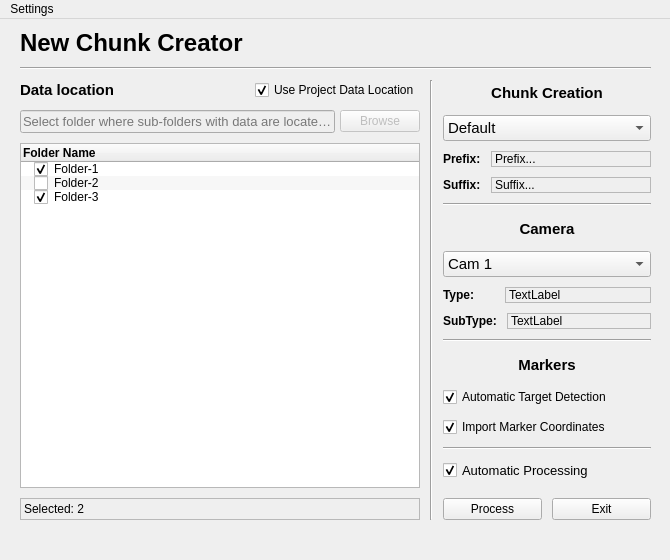
<?xml version="1.0" encoding="UTF-8"?>
<ui version="4.0" connectslotsbyname="false">
 <class>MainWindow</class>
 <widget class="QMainWindow" name="MainWindow">
  <property name="geometry">
   <rect>
    <x>0</x>
    <y>0</y>
    <width>670</width>
    <height>560</height>
   </rect>
  </property>
  <property name="sizePolicy">
   <sizepolicy hsizetype="Fixed" vsizetype="Fixed">
    <horstretch>0</horstretch>
    <verstretch>0</verstretch>
   </sizepolicy>
  </property>
  <property name="minimumSize">
   <size>
    <width>670</width>
    <height>560</height>
   </size>
  </property>
  <property name="maximumSize">
   <size>
    <width>670</width>
    <height>560</height>
   </size>
  </property>
  <property name="font">
   <font>
    <family>Segoe UI</family>
    <pointsize>9</pointsize>
   </font>
  </property>
  <property name="windowTitle">
   <string>Create New Chunk</string>
  </property>
  <property name="windowIcon">
   <iconset resource="../qtresources.qrc">
    <normaloff>:/icons/AutoFTG-appicon.png</normaloff>:/icons/AutoFTG-appicon.png</iconset>
  </property>
  <property name="toolButtonStyle">
   <enum>Qt::ToolButtonTextBesideIcon</enum>
  </property>
  <property name="tabShape">
   <enum>QTabWidget::Triangular</enum>
  </property>
  <widget class="QWidget" name="centralwidget">
   <widget class="QWidget" name="verticalLayoutWidget">
    <property name="geometry">
     <rect>
      <x>10</x>
      <y>0</y>
      <width>651</width>
      <height>511</height>
     </rect>
    </property>
    <layout class="QVBoxLayout" name="verticalLayout_2">
     <item>
      <widget class="QLabel" name="label_3">
       <property name="sizePolicy">
        <sizepolicy hsizetype="Preferred" vsizetype="Maximum">
         <horstretch>0</horstretch>
         <verstretch>0</verstretch>
        </sizepolicy>
       </property>
       <property name="font">
        <font>
         <family>Segoe UI</family>
         <pointsize>18</pointsize>
         <weight>75</weight>
         <bold>true</bold>
        </font>
       </property>
       <property name="text">
        <string>New Chunk Creator</string>
       </property>
      </widget>
     </item>
     <item>
      <widget class="Line" name="line_4">
       <property name="orientation">
        <enum>Qt::Horizontal</enum>
       </property>
      </widget>
     </item>
     <item>
      <layout class="QGridLayout" name="gridLayout">
       <item row="0" column="0">
        <layout class="QHBoxLayout" name="horizontalLayout_2">
         <item>
          <widget class="QLabel" name="label_2">
           <property name="sizePolicy">
            <sizepolicy hsizetype="Preferred" vsizetype="Maximum">
             <horstretch>0</horstretch>
             <verstretch>0</verstretch>
            </sizepolicy>
           </property>
           <property name="font">
            <font>
             <family>Segoe UI</family>
             <pointsize>11</pointsize>
             <weight>75</weight>
             <bold>true</bold>
            </font>
           </property>
           <property name="text">
            <string>Data location</string>
           </property>
          </widget>
         </item>
         <item>
          <widget class="QCheckBox" name="checkBox_4">
           <property name="sizePolicy">
            <sizepolicy hsizetype="Maximum" vsizetype="Fixed">
             <horstretch>0</horstretch>
             <verstretch>0</verstretch>
            </sizepolicy>
           </property>
           <property name="statusTip">
            <string>Disable to set custom location for data. Enable to use project default data location settings.</string>
           </property>
           <property name="text">
            <string>Use Project Data Location</string>
           </property>
           <property name="icon">
            <iconset resource="../qtresources.qrc">
             <normaloff>:/icons/icons8-copy-to-folder-50.png</normaloff>:/icons/icons8-copy-to-folder-50.png</iconset>
           </property>
           <property name="iconSize">
            <size>
             <width>20</width>
             <height>20</height>
            </size>
           </property>
           <property name="checked">
            <bool>true</bool>
           </property>
          </widget>
         </item>
        </layout>
       </item>
       <item row="0" column="2" rowspan="3">
        <layout class="QGridLayout" name="gridLayout_3">
         <item row="3" column="0">
          <layout class="QHBoxLayout" name="horizontalLayout_3">
           <item>
            <widget class="QLabel" name="label_10">
             <property name="sizePolicy">
              <sizepolicy hsizetype="Maximum" vsizetype="Maximum">
               <horstretch>0</horstretch>
               <verstretch>0</verstretch>
              </sizepolicy>
             </property>
             <property name="font">
              <font>
               <family>Segoe UI</family>
               <pointsize>9</pointsize>
               <weight>75</weight>
               <bold>true</bold>
              </font>
             </property>
             <property name="text">
              <string>Suffix:</string>
             </property>
            </widget>
           </item>
           <item>
            <widget class="QLabel" name="label_7">
             <property name="sizePolicy">
              <sizepolicy hsizetype="Preferred" vsizetype="Maximum">
               <horstretch>0</horstretch>
               <verstretch>0</verstretch>
              </sizepolicy>
             </property>
             <property name="frameShape">
              <enum>QFrame::StyledPanel</enum>
             </property>
             <property name="text">
              <string>Suffix...</string>
             </property>
             <property name="buddy">
              <cstring>cbChunkSettings</cstring>
             </property>
            </widget>
           </item>
          </layout>
         </item>
         <item row="7" column="0">
          <layout class="QHBoxLayout" name="horizontalLayout_6">
           <item>
            <widget class="QLabel" name="label_9">
             <property name="sizePolicy">
              <sizepolicy hsizetype="Maximum" vsizetype="Maximum">
               <horstretch>0</horstretch>
               <verstretch>0</verstretch>
              </sizepolicy>
             </property>
             <property name="font">
              <font>
               <family>Segoe UI</family>
               <pointsize>9</pointsize>
               <weight>75</weight>
               <bold>true</bold>
              </font>
             </property>
             <property name="frameShape">
              <enum>QFrame::NoFrame</enum>
             </property>
             <property name="text">
              <string>Type:      </string>
             </property>
            </widget>
           </item>
           <item>
            <widget class="QLabel" name="label_12">
             <property name="sizePolicy">
              <sizepolicy hsizetype="Preferred" vsizetype="Maximum">
               <horstretch>0</horstretch>
               <verstretch>0</verstretch>
              </sizepolicy>
             </property>
             <property name="frameShape">
              <enum>QFrame::StyledPanel</enum>
             </property>
             <property name="text">
              <string>TextLabel</string>
             </property>
            </widget>
           </item>
          </layout>
         </item>
         <item row="2" column="0">
          <layout class="QHBoxLayout" name="horizontalLayout_5">
           <item>
            <widget class="QLabel" name="label_11">
             <property name="sizePolicy">
              <sizepolicy hsizetype="Maximum" vsizetype="Maximum">
               <horstretch>0</horstretch>
               <verstretch>0</verstretch>
              </sizepolicy>
             </property>
             <property name="font">
              <font>
               <family>Segoe UI</family>
               <pointsize>9</pointsize>
               <weight>75</weight>
               <bold>true</bold>
              </font>
             </property>
             <property name="text">
              <string>Prefix:</string>
             </property>
            </widget>
           </item>
           <item>
            <widget class="QLabel" name="label_6">
             <property name="sizePolicy">
              <sizepolicy hsizetype="Preferred" vsizetype="Maximum">
               <horstretch>0</horstretch>
               <verstretch>0</verstretch>
              </sizepolicy>
             </property>
             <property name="frameShape">
              <enum>QFrame::StyledPanel</enum>
             </property>
             <property name="text">
              <string>Prefix...</string>
             </property>
             <property name="buddy">
              <cstring>cbChunkSettings</cstring>
             </property>
            </widget>
           </item>
          </layout>
         </item>
         <item row="6" column="0">
          <widget class="QComboBox" name="comboBox_2">
           <property name="sizePolicy">
            <sizepolicy hsizetype="Preferred" vsizetype="Maximum">
             <horstretch>0</horstretch>
             <verstretch>0</verstretch>
            </sizepolicy>
           </property>
           <property name="font">
            <font>
             <family>Segoe UI</family>
             <pointsize>11</pointsize>
            </font>
           </property>
           <property name="cursor">
            <cursorShape>PointingHandCursor</cursorShape>
           </property>
           <property name="statusTip">
            <string>Choose camera settings to be applied when creating new chunk...</string>
           </property>
           <property name="iconSize">
            <size>
             <width>20</width>
             <height>20</height>
            </size>
           </property>
           <item>
            <property name="text">
             <string notr="true">Cam 1</string>
            </property>
            <property name="icon">
             <iconset resource="../qtresources.qrc">
              <normaloff>:/icons/icons8-full-page-view-50.png</normaloff>:/icons/icons8-full-page-view-50.png</iconset>
            </property>
           </item>
           <item>
            <property name="text">
             <string notr="true">Cam 2</string>
            </property>
            <property name="icon">
             <iconset resource="../qtresources.qrc">
              <normaloff>:/icons/icons8-video-wall-50.png</normaloff>:/icons/icons8-video-wall-50.png</iconset>
            </property>
           </item>
           <item>
            <property name="text">
             <string notr="true">Cam 3</string>
            </property>
            <property name="icon">
             <iconset resource="../qtresources.qrc">
              <normaloff>:/icons/icons8-live-photos-96.png</normaloff>:/icons/icons8-live-photos-96.png</iconset>
            </property>
           </item>
           <item>
            <property name="text">
             <string notr="true">Cam 4</string>
            </property>
            <property name="icon">
             <iconset resource="../qtresources.qrc">
              <normaloff>:/icons/icons8-aperture-50.png</normaloff>:/icons/icons8-aperture-50.png</iconset>
            </property>
           </item>
           <item>
            <property name="text">
             <string notr="true">Cam 5</string>
            </property>
            <property name="icon">
             <iconset resource="../qtresources.qrc">
              <normaloff>:/icons/icons8-video-stabilization-50.png</normaloff>:/icons/icons8-video-stabilization-50.png</iconset>
            </property>
           </item>
           <item>
            <property name="text">
             <string>Cam 6</string>
            </property>
            <property name="icon">
             <iconset resource="../qtresources.qrc">
              <normaloff>:/icons/icons8-quadcopter-50.png</normaloff>:/icons/icons8-quadcopter-50.png</iconset>
            </property>
           </item>
          </widget>
         </item>
         <item row="12" column="0">
          <widget class="QCheckBox" name="checkBox">
           <property name="sizePolicy">
            <sizepolicy hsizetype="Preferred" vsizetype="Maximum">
             <horstretch>0</horstretch>
             <verstretch>0</verstretch>
            </sizepolicy>
           </property>
           <property name="font">
            <font>
             <family>Segoe UI</family>
             <pointsize>9</pointsize>
            </font>
           </property>
           <property name="cursor">
            <cursorShape>PointingHandCursor</cursorShape>
           </property>
           <property name="toolTip">
            <string>&lt;html&gt;&lt;head/&gt;&lt;body&gt;&lt;p&gt;*Automatic importing of marker coordinates only works if point file name is the same as it's parent folder name, and has a header with metadata.&lt;/p&gt;&lt;p&gt;Point coordinates should start at row #7.&lt;/p&gt;&lt;/body&gt;&lt;/html&gt;</string>
           </property>
           <property name="statusTip">
            <string>Import marker coordinates after automatic target detection...</string>
           </property>
           <property name="text">
            <string>Import Marker Coordinates</string>
           </property>
           <property name="icon">
            <iconset resource="../qtresources.qrc">
             <normaloff>:/icons/icons8-map-marker-50.png</normaloff>:/icons/icons8-map-marker-50.png</iconset>
           </property>
           <property name="iconSize">
            <size>
             <width>20</width>
             <height>20</height>
            </size>
           </property>
           <property name="checked">
            <bool>true</bool>
           </property>
          </widget>
         </item>
         <item row="11" column="0">
          <widget class="QCheckBox" name="checkBox_2">
           <property name="sizePolicy">
            <sizepolicy hsizetype="Preferred" vsizetype="Maximum">
             <horstretch>0</horstretch>
             <verstretch>0</verstretch>
            </sizepolicy>
           </property>
           <property name="font">
            <font>
             <family>Segoe UI</family>
             <pointsize>9</pointsize>
            </font>
           </property>
           <property name="cursor">
            <cursorShape>PointingHandCursor</cursorShape>
           </property>
           <property name="statusTip">
            <string>Enable automatic target detection after creating new chunk...</string>
           </property>
           <property name="text">
            <string>Automatic Target Detection</string>
           </property>
           <property name="icon">
            <iconset resource="../qtresources.qrc">
             <normaloff>:/icons/icons8-my-location-50.png</normaloff>:/icons/icons8-my-location-50.png</iconset>
           </property>
           <property name="iconSize">
            <size>
             <width>20</width>
             <height>20</height>
            </size>
           </property>
           <property name="checked">
            <bool>true</bool>
           </property>
          </widget>
         </item>
         <item row="1" column="0">
          <widget class="QComboBox" name="cbChunkSettings">
           <property name="sizePolicy">
            <sizepolicy hsizetype="Preferred" vsizetype="Maximum">
             <horstretch>0</horstretch>
             <verstretch>0</verstretch>
            </sizepolicy>
           </property>
           <property name="font">
            <font>
             <family>Segoe UI</family>
             <pointsize>11</pointsize>
            </font>
           </property>
           <property name="cursor">
            <cursorShape>PointingHandCursor</cursorShape>
           </property>
           <property name="statusTip">
            <string>Choose settings used for chunk creation...</string>
           </property>
           <property name="iconSize">
            <size>
             <width>20</width>
             <height>20</height>
            </size>
           </property>
           <item>
            <property name="text">
             <string notr="true">Default</string>
            </property>
            <property name="icon">
             <iconset resource="../qtresources.qrc">
              <normaloff>:/icons/icons8-add-tab-50.png</normaloff>:/icons/icons8-add-tab-50.png</iconset>
            </property>
           </item>
           <item>
            <property name="text">
             <string notr="true">KALOTA</string>
            </property>
            <property name="icon">
             <iconset resource="../qtresources.qrc">
              <normaloff>:/icons/kalota_m.png</normaloff>:/icons/kalota_m.png</iconset>
            </property>
           </item>
           <item>
            <property name="text">
             <string notr="true">STOPNICA - IZKOP</string>
            </property>
            <property name="icon">
             <iconset resource="../qtresources.qrc">
              <normaloff>:/icons/stopnca_o.png</normaloff>:/icons/stopnca_o.png</iconset>
            </property>
           </item>
           <item>
            <property name="text">
             <string notr="true">STOPNICA - B.BET.</string>
            </property>
            <property name="icon">
             <iconset resource="../qtresources.qrc">
              <normaloff>:/icons/stopnca_s.png</normaloff>:/icons/stopnca_s.png</iconset>
            </property>
           </item>
          </widget>
         </item>
         <item row="5" column="0">
          <widget class="QLabel" name="label_4">
           <property name="sizePolicy">
            <sizepolicy hsizetype="Preferred" vsizetype="Maximum">
             <horstretch>0</horstretch>
             <verstretch>0</verstretch>
            </sizepolicy>
           </property>
           <property name="maximumSize">
            <size>
             <width>16777215</width>
             <height>25</height>
            </size>
           </property>
           <property name="font">
            <font>
             <family>Segoe UI</family>
             <pointsize>11</pointsize>
             <weight>75</weight>
             <bold>true</bold>
            </font>
           </property>
           <property name="text">
            <string>Camera</string>
           </property>
           <property name="alignment">
            <set>Qt::AlignCenter</set>
           </property>
          </widget>
         </item>
         <item row="4" column="0">
          <widget class="Line" name="line_6">
           <property name="orientation">
            <enum>Qt::Horizontal</enum>
           </property>
          </widget>
         </item>
         <item row="14" column="0">
          <widget class="QCheckBox" name="checkBox_3">
           <property name="font">
            <font>
             <family>Segoe UI</family>
             <pointsize>10</pointsize>
            </font>
           </property>
           <property name="cursor">
            <cursorShape>PointingHandCursor</cursorShape>
           </property>
           <property name="toolTip">
            <string>&lt;html&gt;&lt;head/&gt;&lt;body&gt;&lt;p&gt;Automatic processing of new chunks if enabled.&lt;br/&gt;Otherwise user needs to confirm each step before continuing.&lt;br/&gt;Usefull when creating multiple chunks.&lt;/p&gt;&lt;/body&gt;&lt;/html&gt;</string>
           </property>
           <property name="statusTip">
            <string>Enable automatic processing without user interaction when creating new chunks...</string>
           </property>
           <property name="text">
            <string>Automatic Processing</string>
           </property>
           <property name="icon">
            <iconset resource="../qtresources.qrc">
             <normaloff>:/icons/icons8-in-progress-96.png</normaloff>:/icons/icons8-in-progress-96.png</iconset>
           </property>
           <property name="iconSize">
            <size>
             <width>20</width>
             <height>20</height>
            </size>
           </property>
           <property name="checkable">
            <bool>true</bool>
           </property>
           <property name="checked">
            <bool>true</bool>
           </property>
          </widget>
         </item>
         <item row="10" column="0">
          <widget class="QLabel" name="label_5">
           <property name="sizePolicy">
            <sizepolicy hsizetype="Preferred" vsizetype="Maximum">
             <horstretch>0</horstretch>
             <verstretch>0</verstretch>
            </sizepolicy>
           </property>
           <property name="maximumSize">
            <size>
             <width>16777215</width>
             <height>25</height>
            </size>
           </property>
           <property name="font">
            <font>
             <family>Segoe UI</family>
             <pointsize>11</pointsize>
             <weight>75</weight>
             <bold>true</bold>
            </font>
           </property>
           <property name="text">
            <string>Markers</string>
           </property>
           <property name="alignment">
            <set>Qt::AlignCenter</set>
           </property>
          </widget>
         </item>
         <item row="8" column="0">
          <layout class="QHBoxLayout" name="horizontalLayout_7">
           <item>
            <widget class="QLabel" name="label_13">
             <property name="sizePolicy">
              <sizepolicy hsizetype="Maximum" vsizetype="Maximum">
               <horstretch>0</horstretch>
               <verstretch>0</verstretch>
              </sizepolicy>
             </property>
             <property name="font">
              <font>
               <family>Segoe UI</family>
               <pointsize>9</pointsize>
               <weight>75</weight>
               <bold>true</bold>
              </font>
             </property>
             <property name="text">
              <string>SubType:</string>
             </property>
            </widget>
           </item>
           <item>
            <widget class="QLabel" name="label_14">
             <property name="sizePolicy">
              <sizepolicy hsizetype="Preferred" vsizetype="Maximum">
               <horstretch>0</horstretch>
               <verstretch>0</verstretch>
              </sizepolicy>
             </property>
             <property name="frameShape">
              <enum>QFrame::StyledPanel</enum>
             </property>
             <property name="text">
              <string>TextLabel</string>
             </property>
            </widget>
           </item>
          </layout>
         </item>
         <item row="0" column="0">
          <widget class="QLabel" name="label">
           <property name="sizePolicy">
            <sizepolicy hsizetype="Preferred" vsizetype="Maximum">
             <horstretch>0</horstretch>
             <verstretch>0</verstretch>
            </sizepolicy>
           </property>
           <property name="maximumSize">
            <size>
             <width>16777215</width>
             <height>25</height>
            </size>
           </property>
           <property name="font">
            <font>
             <family>Segoe UI</family>
             <pointsize>11</pointsize>
             <weight>75</weight>
             <bold>true</bold>
            </font>
           </property>
           <property name="text">
            <string>Chunk Creation</string>
           </property>
           <property name="alignment">
            <set>Qt::AlignCenter</set>
           </property>
          </widget>
         </item>
         <item row="9" column="0">
          <widget class="Line" name="line">
           <property name="orientation">
            <enum>Qt::Horizontal</enum>
           </property>
          </widget>
         </item>
         <item row="13" column="0">
          <widget class="Line" name="line_3">
           <property name="orientation">
            <enum>Qt::Horizontal</enum>
           </property>
          </widget>
         </item>
        </layout>
       </item>
       <item row="1" column="0">
        <layout class="QHBoxLayout" name="horizontalLayout">
         <property name="spacing">
          <number>5</number>
         </property>
         <item>
          <widget class="QLineEdit" name="lineEdit">
           <property name="enabled">
            <bool>false</bool>
           </property>
           <property name="sizePolicy">
            <sizepolicy hsizetype="Preferred" vsizetype="Fixed">
             <horstretch>0</horstretch>
             <verstretch>0</verstretch>
            </sizepolicy>
           </property>
           <property name="font">
            <font>
             <family>Segoe UI</family>
             <pointsize>10</pointsize>
            </font>
           </property>
           <property name="placeholderText">
            <string>Select folder where sub-folders with data are located...</string>
           </property>
          </widget>
         </item>
         <item>
          <widget class="QPushButton" name="pushButton">
           <property name="enabled">
            <bool>false</bool>
           </property>
           <property name="sizePolicy">
            <sizepolicy hsizetype="Maximum" vsizetype="Fixed">
             <horstretch>0</horstretch>
             <verstretch>0</verstretch>
            </sizepolicy>
           </property>
           <property name="cursor">
            <cursorShape>PointingHandCursor</cursorShape>
           </property>
           <property name="statusTip">
            <string notr="true">Data location (root folder with sub-folders containing data)</string>
           </property>
           <property name="text">
            <string>Browse</string>
           </property>
           <property name="icon">
            <iconset resource="../qtresources.qrc">
             <normaloff>:/icons/icons8-images-folder-50.png</normaloff>:/icons/icons8-images-folder-50.png</iconset>
           </property>
           <property name="iconSize">
            <size>
             <width>20</width>
             <height>20</height>
            </size>
           </property>
          </widget>
         </item>
        </layout>
       </item>
       <item row="3" column="2">
        <layout class="QHBoxLayout" name="horizontalLayout_4">
         <item>
          <widget class="QPushButton" name="pushButton_3">
           <property name="cursor">
            <cursorShape>PointingHandCursor</cursorShape>
           </property>
           <property name="statusTip">
            <string notr="true">Process selected folders, and create new chunks...</string>
           </property>
           <property name="text">
            <string>Process</string>
           </property>
           <property name="icon">
            <iconset resource="../qtresources.qrc">
             <normaloff>:/icons/icons8-synchronize-50.png</normaloff>:/icons/icons8-synchronize-50.png</iconset>
           </property>
           <property name="iconSize">
            <size>
             <width>20</width>
             <height>20</height>
            </size>
           </property>
           <property name="shortcut">
            <string>Return</string>
           </property>
          </widget>
         </item>
         <item>
          <widget class="QPushButton" name="pushButton_2">
           <property name="statusTip">
            <string>Exit chunk creator...</string>
           </property>
           <property name="text">
            <string>Exit</string>
           </property>
           <property name="icon">
            <iconset resource="../qtresources.qrc">
             <normaloff>:/icons/icons8-enter-50.png</normaloff>:/icons/icons8-enter-50.png</iconset>
           </property>
           <property name="iconSize">
            <size>
             <width>20</width>
             <height>20</height>
            </size>
           </property>
           <property name="shortcut">
            <string>Return</string>
           </property>
          </widget>
         </item>
        </layout>
       </item>
       <item row="0" column="1" rowspan="4">
        <widget class="Line" name="line_5">
         <property name="orientation">
          <enum>Qt::Vertical</enum>
         </property>
        </widget>
       </item>
       <item row="2" column="0">
        <widget class="QTreeWidget" name="treeWidget">
         <property name="sizePolicy">
          <sizepolicy hsizetype="Fixed" vsizetype="Expanding">
           <horstretch>0</horstretch>
           <verstretch>0</verstretch>
          </sizepolicy>
         </property>
         <property name="minimumSize">
          <size>
           <width>400</width>
           <height>0</height>
          </size>
         </property>
         <property name="tabKeyNavigation">
          <bool>true</bool>
         </property>
         <property name="alternatingRowColors">
          <bool>true</bool>
         </property>
         <property name="selectionMode">
          <enum>QAbstractItemView::NoSelection</enum>
         </property>
         <property name="indentation">
          <number>10</number>
         </property>
         <property name="itemsExpandable">
          <bool>false</bool>
         </property>
         <attribute name="headerDefaultSectionSize">
          <number>200</number>
         </attribute>
         <column>
          <property name="text">
           <string>Folder Name</string>
          </property>
          <property name="font">
           <font>
            <weight>75</weight>
            <bold>true</bold>
           </font>
          </property>
          <property name="icon">
           <iconset resource="../qtresources.qrc">
            <normaloff>:/icons/icons8-folder-tree-50.png</normaloff>:/icons/icons8-folder-tree-50.png</iconset>
          </property>
         </column>
         <item>
          <property name="text">
           <string>Folder-1</string>
          </property>
          <property name="font">
           <font>
            <family>Segoe UI</family>
            <pointsize>9</pointsize>
           </font>
          </property>
          <property name="checkState">
           <enum>Checked</enum>
          </property>
          <property name="icon">
           <iconset resource="../qtresources.qrc">
            <normaloff>:/icons/icons8-folder-50.png</normaloff>:/icons/icons8-folder-50.png</iconset>
          </property>
          <property name="flags">
           <set>ItemIsSelectable|ItemIsUserCheckable|ItemIsEnabled</set>
          </property>
         </item>
         <item>
          <property name="text">
           <string>Folder-2</string>
          </property>
          <property name="font">
           <font>
            <family>Segoe UI</family>
           </font>
          </property>
          <property name="checkState">
           <enum>Unchecked</enum>
          </property>
          <property name="icon">
           <iconset resource="../qtresources.qrc">
            <normaloff>:/icons/icons8-folder-50.png</normaloff>:/icons/icons8-folder-50.png</iconset>
          </property>
          <property name="flags">
           <set>ItemIsSelectable|ItemIsUserCheckable|ItemIsEnabled</set>
          </property>
         </item>
         <item>
          <property name="text">
           <string>Folder-3</string>
          </property>
          <property name="font">
           <font>
            <family>Segoe UI</family>
           </font>
          </property>
          <property name="checkState">
           <enum>Checked</enum>
          </property>
          <property name="icon">
           <iconset resource="../qtresources.qrc">
            <normaloff>:/icons/icons8-folder-50.png</normaloff>:/icons/icons8-folder-50.png</iconset>
          </property>
          <property name="flags">
           <set>ItemIsSelectable|ItemIsUserCheckable|ItemIsEnabled</set>
          </property>
         </item>
        </widget>
       </item>
       <item row="3" column="0">
        <widget class="QLabel" name="label_8">
         <property name="frameShape">
          <enum>QFrame::StyledPanel</enum>
         </property>
         <property name="text">
          <string>Selected: 2</string>
         </property>
        </widget>
       </item>
      </layout>
     </item>
    </layout>
   </widget>
  </widget>
  <widget class="QMenuBar" name="menubar">
   <property name="geometry">
    <rect>
     <x>0</x>
     <y>0</y>
     <width>670</width>
     <height>21</height>
    </rect>
   </property>
   <widget class="QMenu" name="menuSettings">
    <property name="title">
     <string>Settings</string>
    </property>
    <addaction name="actionEditPrefixSuffix"/>
    <addaction name="actionCamerasEditor"/>
   </widget>
   <addaction name="menuSettings"/>
  </widget>
  <widget class="QStatusBar" name="statusbar">
   <property name="minimumSize">
    <size>
     <width>0</width>
     <height>26</height>
    </size>
   </property>
   <property name="font">
    <font>
     <family>Segoe UI</family>
     <pointsize>9</pointsize>
    </font>
   </property>
   <property name="sizeGripEnabled">
    <bool>false</bool>
   </property>
  </widget>
  <action name="actionEditPrefixSuffix">
   <property name="icon">
    <iconset resource="../qtresources.qrc">
     <normaloff>:/icons/icons8-product-documents-50.png</normaloff>:/icons/icons8-product-documents-50.png</iconset>
   </property>
   <property name="text">
    <string>Chunk Settings</string>
   </property>
   <property name="font">
    <font>
     <family>Segoe UI</family>
     <pointsize>9</pointsize>
    </font>
   </property>
  </action>
  <action name="actionCamerasEditor">
   <property name="icon">
    <iconset resource="../qtresources.qrc">
     <normaloff>:/icons/icons8-cameras-50.png</normaloff>:/icons/icons8-cameras-50.png</iconset>
   </property>
   <property name="text">
    <string>Cameras Editor</string>
   </property>
   <property name="font">
    <font>
     <family>Segoe UI</family>
     <pointsize>9</pointsize>
    </font>
   </property>
  </action>
  <action name="actionPrefix">
   <property name="text">
    <string>Prefix: </string>
   </property>
  </action>
 </widget>
 <layoutdefault spacing="10" margin="10"/>
 <resources>
  <include location="../qtresources.qrc"/>
 </resources>
 <connections>
  <connection>
   <sender>cbChunkSettings</sender>
   <signal>currentIndexChanged(int)</signal>
   <receiver>label_6</receiver>
   <slot>setNum(int)</slot>
   <hints>
    <hint type="sourcelabel">
     <x>600</x>
     <y>122</y>
    </hint>
    <hint type="destinationlabel">
     <x>595</x>
     <y>144</y>
    </hint>
   </hints>
  </connection>
  <connection>
   <sender>cbChunkSettings</sender>
   <signal>currentIndexChanged(QString)</signal>
   <receiver>label_7</receiver>
   <slot>setText(QString)</slot>
   <hints>
    <hint type="sourcelabel">
     <x>641</x>
     <y>122</y>
    </hint>
    <hint type="destinationlabel">
     <x>736</x>
     <y>195</y>
    </hint>
   </hints>
  </connection>
  <connection>
   <sender>checkBox_2</sender>
   <signal>toggled(bool)</signal>
   <receiver>checkBox</receiver>
   <slot>setEnabled(bool)</slot>
   <hints>
    <hint type="sourcelabel">
     <x>737</x>
     <y>423</y>
    </hint>
    <hint type="destinationlabel">
     <x>737</x>
     <y>453</y>
    </hint>
   </hints>
  </connection>
  <connection>
   <sender>checkBox_2</sender>
   <signal>toggled(bool)</signal>
   <receiver>checkBox</receiver>
   <slot>setChecked(bool)</slot>
   <hints>
    <hint type="sourcelabel">
     <x>737</x>
     <y>423</y>
    </hint>
    <hint type="destinationlabel">
     <x>737</x>
     <y>453</y>
    </hint>
   </hints>
  </connection>
  <connection>
   <sender>checkBox_4</sender>
   <signal>toggled(bool)</signal>
   <receiver>lineEdit</receiver>
   <slot>setDisabled(bool)</slot>
   <hints>
    <hint type="sourcelabel">
     <x>391</x>
     <y>82</y>
    </hint>
    <hint type="destinationlabel">
     <x>359</x>
     <y>116</y>
    </hint>
   </hints>
  </connection>
  <connection>
   <sender>checkBox_4</sender>
   <signal>toggled(bool)</signal>
   <receiver>pushButton</receiver>
   <slot>setDisabled(bool)</slot>
   <hints>
    <hint type="sourcelabel">
     <x>429</x>
     <y>81</y>
    </hint>
    <hint type="destinationlabel">
     <x>455</x>
     <y>119</y>
    </hint>
   </hints>
  </connection>
  <connection>
   <sender>pushButton_2</sender>
   <signal>clicked()</signal>
   <receiver>MainWindow</receiver>
   <slot>close()</slot>
   <hints>
    <hint type="sourcelabel">
     <x>680</x>
     <y>512</y>
    </hint>
    <hint type="destinationlabel">
     <x>751</x>
     <y>475</y>
    </hint>
   </hints>
  </connection>
  <connection>
   <sender>treeWidget</sender>
   <signal>itemActivated(QTreeWidgetItem*,int)</signal>
   <receiver>label_8</receiver>
   <slot>update()</slot>
   <hints>
    <hint type="sourcelabel">
     <x>251</x>
     <y>315</y>
    </hint>
    <hint type="destinationlabel">
     <x>251</x>
     <y>514</y>
    </hint>
   </hints>
  </connection>
 </connections>
 <designerdata>
  <property name="gridDeltaX">
   <number>10</number>
  </property>
  <property name="gridDeltaY">
   <number>10</number>
  </property>
  <property name="gridSnapX">
   <bool>true</bool>
  </property>
  <property name="gridSnapY">
   <bool>true</bool>
  </property>
  <property name="gridVisible">
   <bool>true</bool>
  </property>
 </designerdata>
</ui>
